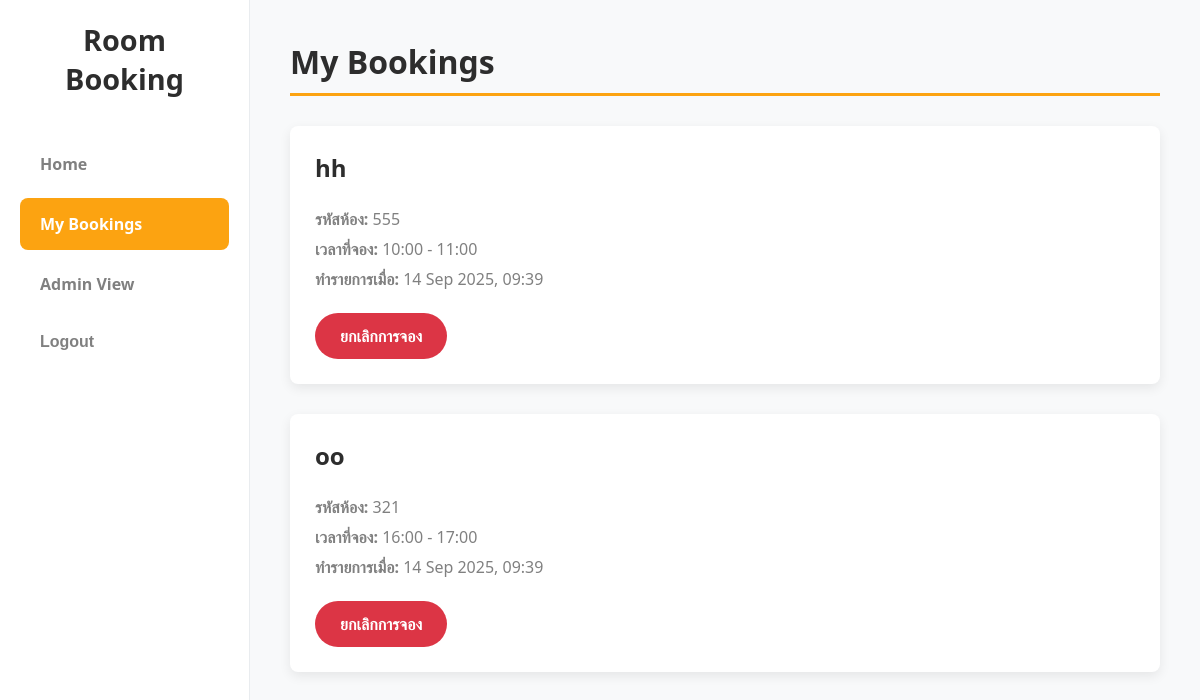
/my-bookings/ (signed in), run on an earlier commit of the app's database.
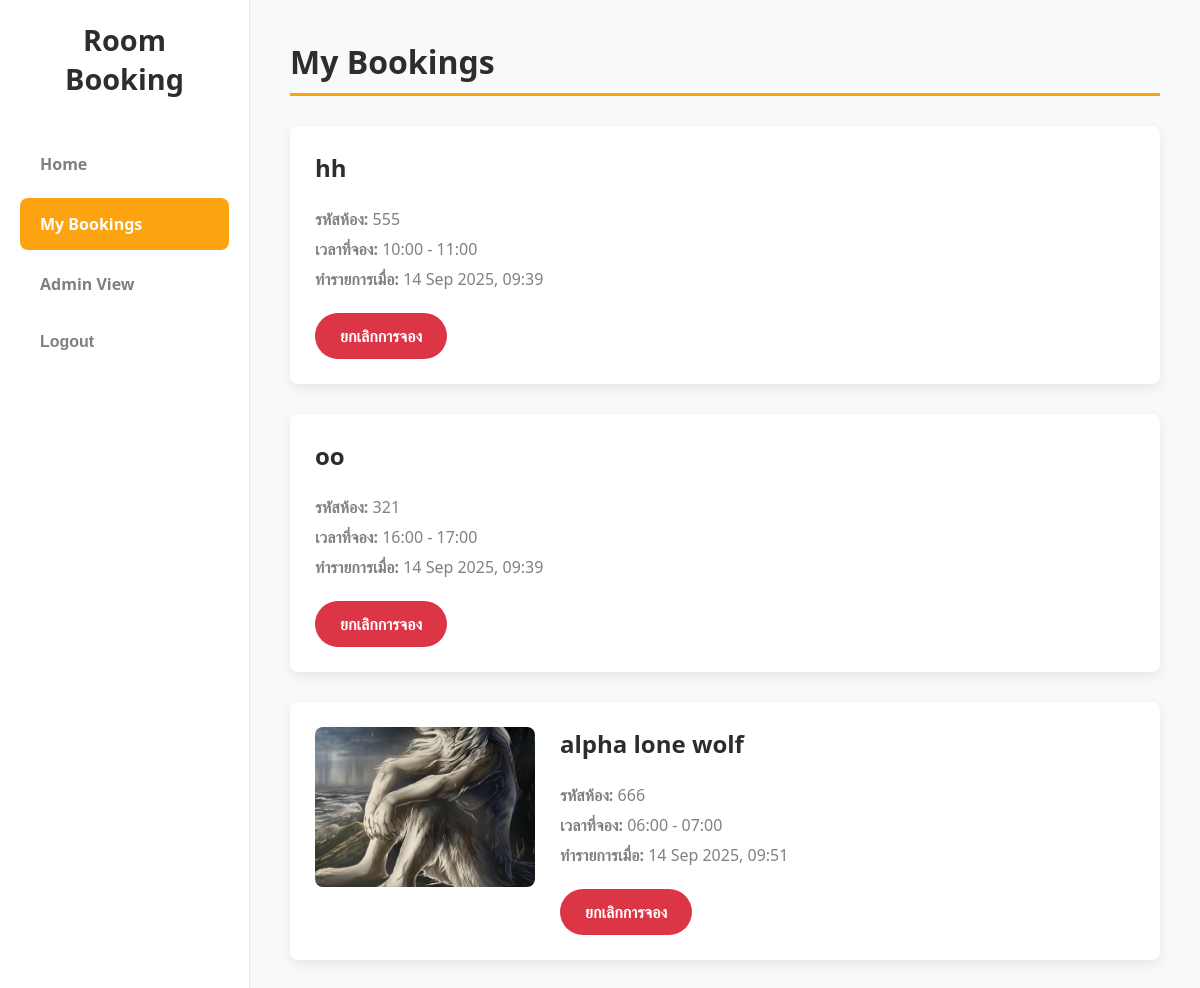
And on a later commit of the database.
### booking/models.py (models this page shows, shortened)
class Booking(models.Model):
    user = models.ForeignKey(User, on_delete=models.CASCADE, verbose_name="ผู้จอง")
    room = models.ForeignKey(Room, on_delete=models.CASCADE, verbose_name="ห้องที่จอง")
    booking_time = models.DateTimeField(auto_now_add=True, verbose_name="เวลาที่ทำรายการ")
    booking_date = models.DateField(default=date.today, verbose_name="วันที่จอง")
    start_time = models.TimeField(verbose_name="เวลาเริ่มต้น")
    end_time = models.TimeField(verbose_name="เวลาสิ้นสุด")
    class Meta:
        unique_together = [
            ['room', 'booking_date', 'start_time']
        ]

class Room(models.Model):
    STATUS_CHOICES = [
        ('open', 'เปิดให้จอง'),
        ('closed', 'ปิดให้จอง'),
    ]
    room_code = models.CharField(max_length=10, unique=True, verbose_name="รหัสห้อง")
    name = models.CharField(max_length=100, verbose_name="ชื่อห้อง")
    capacity = models.PositiveIntegerField(verbose_name="ความจุ")
    start_time_available = models.TimeField(default=time(8, 0), verbose_name="เวลาเริ่มเปิดให้จอง")
    end_time_available = models.TimeField(default=time(17, 0), verbose_name="เวลาสิ้นสุดการจอง")
    status = models.CharField(max_length=10, choices=STATUS_CHOICES, default='open', verbose_name="สถานะ")
    image = models.ImageField(upload_to='room_images/', null=True, blank=True, verbose_name="รูปภาพห้อง")

### booking/views.py (the view)
# urls.py: path('my-bookings/', views.my_bookings_view, name='my_bookings'),
@login_required
def my_bookings_view(request):
    bookings = Booking.objects.filter(user=request.user)
    return render(request, 'booking/my_bookings.html', {'bookings': bookings})

### booking/templates/booking/my_bookings.html
{% extends "booking/base.html" %}
{% block content %}
    <h2>My Bookings</h2>
    {% if bookings %}
        {% for booking in bookings %}
            <div class="room-card">
                <div class="room-info">
                    {% if booking.room.image %}
                        <div class="room-image">
                            <img src="{{ booking.room.image.url }}" alt="{{ booking.room.name }}">
                        </div>
                    {% endif %}
                    <div class="room-details">
                        <h3>{{ booking.room.name }}</h3>
                        <p><strong>รหัสห้อง:</strong> {{ booking.room.room_code }}</p>
                        <p><strong>เวลาที่จอง:</strong> {{ booking.start_time|time:"H:i" }} - {{ booking.end_time|time:"H:i" }}</p>
                        <p><strong>ทำรายการเมื่อ:</strong> {{ booking.booking_time|date:"d M Y, H:i" }}</p>
                        <a href="{% url 'booking:cancel_booking' booking.id %}"
                           class="action-button"
                           style="background-color: #dc3545;"
                           onclick="return confirm('คุณแน่ใจหรือไม่ว่าต้องการยกเลิกการจองนี้?');">
                           ยกเลิกการจอง
                        </a>
                    </div>
                </div>
            </div>
        {% endfor %}
    {% else %}
        <div class="room-card">
            <p>คุณยังไม่มีรายการจอง</p>
        </div>
    {% endif %}
{% endblock %}

What changed in the data, as far as the page shows it:
added Booking: room.image (picture), room.name "alpha lone wolf", room.room_code "666", start_time "06:00", end_time "07:00", booking_time "14 Sep 2025, 09:51"
